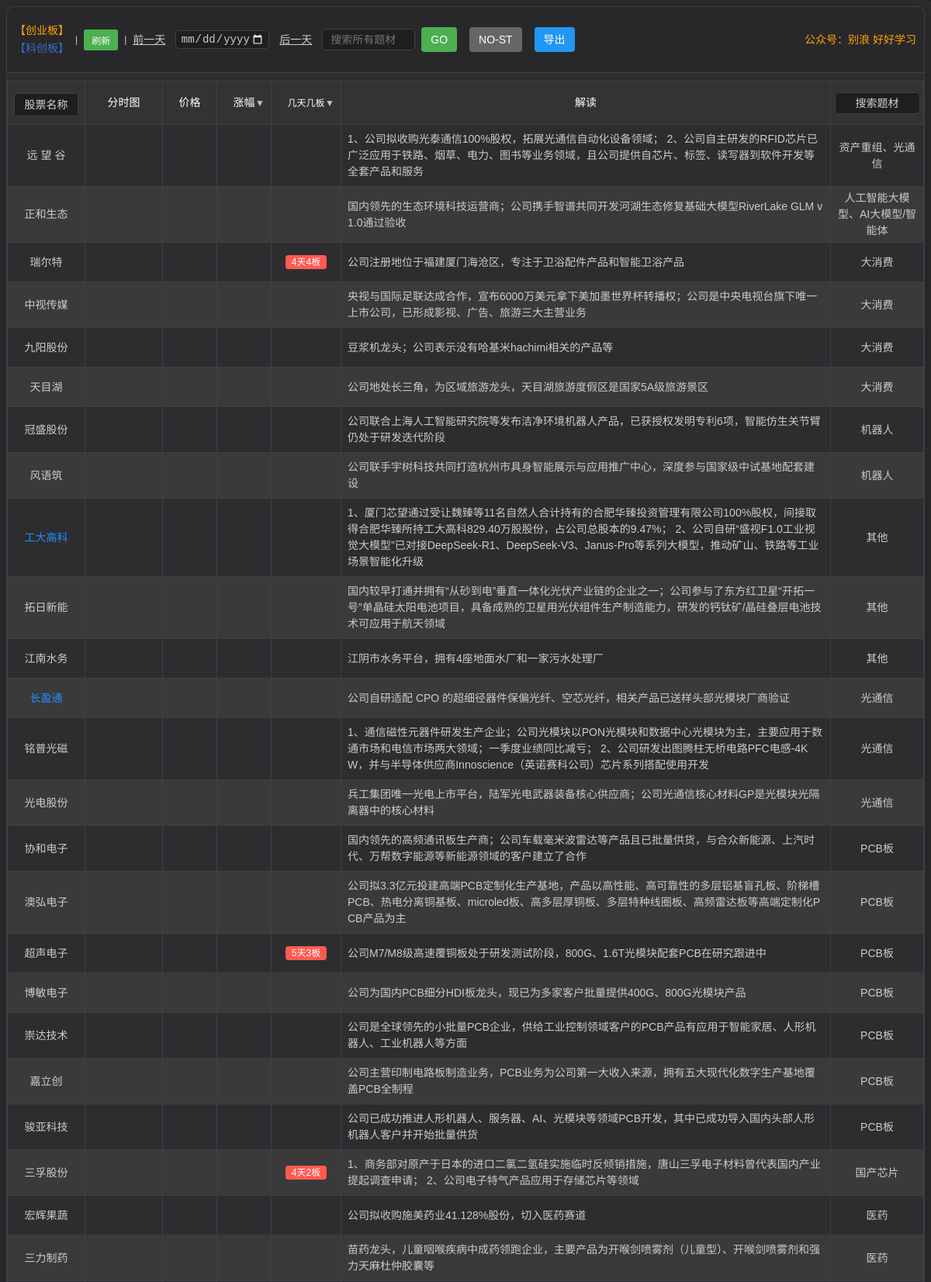
The page / (upper part) on the database its author committed.
### tables this page shows
CREATE TABLE stock_20260911 (
            id INTEGER PRIMARY KEY AUTOINCREMENT,
            code TEXT NOT NULL,
            name TEXT NOT NULL,
            description TEXT,
            plates TEXT,
            m_days_n_boards TEXT,
            date TEXT NOT NULL,
            price REAL DEFAULT 0,
            change_percentage REAL DEFAULT 0,
            amount REAL DEFAULT 0,
            value REAL DEFAULT 0
        );

### app.py (the view)
@app.route('/')
def index():
    latest_data = db.get_latest_day_data()
    message = session.pop('message', None)
    return render_template('index.html', stocks=latest_data, search_mode=False, message=message)

### templates/index.html (shortened to what this page needs)
<!DOCTYPE html>
<html lang="zh-CN">
<head>
    <link rel="stylesheet" href="/static/css/styles.css">
</head>
<body>
    <div class="container">
        <div class="table-container">
            <div class="header-container">
                <div class="date-selector">
                    <span class="market-label">
                        <span style="color: orange;">【创业板】</span> <span style="color: rgba(60, 127, 250, 0.781);">【科创板】</span>
                    </span>
                    <span style="color: var(--text-color);"> | </span>
                    <button onclick="location.reload()" class="refresh-button" title="刷新页面">
                    刷新
                </button>
                    <span style="color: var(--text-color);"> | </span>
                    <a href="javascript:void(0)" onclick="changeDate(-1)" style="color: var(--text-color); text-decoration: underline; font-size: 14px; margin-right: 5px; display: inline-block; line-height: 24px;">前一天</a>
                    <input type="date" id="dateFilter" placeholder="选择日期" onchange="filterByDate(this.value)" class="filter-input" style="margin: 0; padding: 2px 5px; display: inline-block; width: auto; max-width: 130px; vertical-align: middle;">
                    <a href="javascript:void(0)" onclick="changeDate(1)" style="color: var(--text-color); text-decoration: underline; font-size: 14px; margin-left: 5px; display: inline-block; line-height: 24px;">后一天</a>
                    <div class="plate-search-container-inline">
                        <input type="text" id="plateSearchInput" placeholder="搜索所有题材" class="plate-search-input-inline">
                        <button onclick="searchPlate()" class="plate-search-button-inline">GO</button>
                        <button id="noStButton" onclick="toggleNoStFilter()" class="no-st-button" type="button">NO-ST</button>
                        <button onclick="exportStockCodes()" class="export-button" type="button">导出</button>
                    </div>
                    <div style="margin-left: auto; color: orange !important; font-size: 14px;">
                        公众号：别浪 好好学习
                    </div>
                </div>
            </div>
            <table>
                <thead>
                    <tr>
                        <th width="120px">
                            <div class="search-wrapper">
                                <input
                                    type="text"
                                    id="searchInput"
                                    placeholder="股票名称"
                                    class="search-input"
                                    oninput="showSuggestions(this.value)"
                                >
                            </div>
                        </th>
                        <th>分时图</th>
                        <th>价格</th>
                        <th class="sortable" onclick="sortByChangePercentage()">涨幅</th>
                        <th class="sortable" onclick="sortByDaysBoards()">几天几板</th>
                        <th>解读</th>
                        <th class="plate-column" style="width: 120px !important; min-width: 120px !important; max-width: 120px !important; padding: 4px !important;">
                            <input type="text" id="plateFilter" placeholder="搜索题材" oninput="filterByPlate(this.value)" class="filter-input">
                        </th>
                    </tr>
                </thead>
                <tbody id="stockTableBody">
                    {% if stocks %}
                        {% for stock in stocks %}
                            <tr onclick="linkToTongDaXin('{{ stock.code_part }}')" style="cursor: pointer;">
                                <td class="stock-name-link{% if stock.code_part.startswith('688') %} blue-text{% elif stock.code_part.startswith('3') or stock.code_part.startswith('68') %} orange-text{% endif %}">{{ stock.name }}</td>
                                <td><div class="time-chart" data-code="{{ stock.code_part }}"></div></td>
                                <td class="price"></td>
                                <td class="change-percentage"></td>
                                <td>{% if stock.m_days_n_boards %}
                                    <span class="days-boards-tag">{{ stock.m_days_n_boards }}</span>
                                {% else %}{{ stock.m_days_n_boards }}{% endif %}</td>
                                <td>{{ stock.description }}</td>
                                <td class="plate-column">{{ stock.plates }}</td>
                            </tr>
                        {% endfor %}
                    {% else %}
                        <tr>
                            <td colspan="11" class="no-data">暂无股票数据，请点击"抓取股票数据"按钮获取数据</td>
                        </tr>
                    {% endif %}
                </tbody>
            </table>
        </div>
    </div>
</body>
</html>

### rows shown on the page
stock_20260911: name "远 望 谷", description "1、公司拟收购光泰通信100%股权，拓展光通信自动化设备领域； 2、公司自主研发的RFID芯片已广泛应用于铁路、烟草、电力、图书等业务领域，且公司提供自芯片、标签、读写器到软件开发等全套产品和服务", plates "资产重组、光通信"
stock_20260911: name "正和生态", description "国内领先的生态环境科技运营商；公司携手智谱共同开发河湖生态修复基础大模型RiverLake GLM v1.0通过验收", plates "人工智能大模型、AI大模型/智能体"
stock_20260911: name "瑞尔特", m_days_n_boards "4天4板", description "公司注册地位于福建厦门海沧区，专注于卫浴配件产品和智能卫浴产品", plates "大消费"
stock_20260911: name "中视传媒", description "央视与国际足联达成合作，宣布6000万美元拿下美加墨世界杯转播权；公司是中央电视台旗下唯一上市公司，已形成影视、广告、旅游三大主营业务", plates "大消费"
stock_20260911: name "九阳股份", description "豆浆机龙头；公司表示没有哈基米hachimi相关的产品等", plates "大消费"
stock_20260911: name "天目湖", description "公司地处长三角，为区域旅游龙头，天目湖旅游度假区是国家5A级旅游景区", plates "大消费"
stock_20260911: name "冠盛股份", description "公司联合上海人工智能研究院等发布洁净环境机器人产品，已获授权发明专利6项，智能仿生关节臂仍处于研发迭代阶段", plates "机器人"
stock_20260911: name "风语筑", description "公司联手宇树科技共同打造杭州市具身智能展示与应用推广中心，深度参与国家级中试基地配套建设", plates "机器人"
stock_20260911: name "工大高科", description "1、厦门芯望通过受让魏臻等11名自然人合计持有的合肥华臻投资管理有限公司100%股权，间接取得合肥华臻所持工大高科829.40万股股份，占公司总股本的9.47%； 2、公司自研“盛视F1.0工业视觉大模型”已对接DeepSeek-R1、DeepSeek-V3、Janus-Pro等系列大模型，推动矿山、铁路等工业场景智能化升级", plates "其他"
stock_20260911: name "拓日新能", description "国内较早打通并拥有“从砂到电”垂直一体化光伏产业链的企业之一；公司参与了东方红卫星“开拓一号”单晶硅太阳电池项目，具备成熟的卫星用光伏组件生产制造能力，研发的钙钛矿/晶硅叠层电池技术可应用于航天领域", plates "其他"
stock_20260911: name "江南水务", description "江阴市水务平台，拥有4座地面水厂和一家污水处理厂", plates "其他"
stock_20260911: name "长盈通", description "公司自研适配 CPO 的超细径器件保偏光纤、空芯光纤，相关产品已送样头部光模块厂商验证", plates "光通信"
stock_20260911: name "铭普光磁", description "1、通信磁性元器件研发生产企业；公司光模块以PON光模块和数据中心光模块为主，主要应用于数通市场和电信市场两大领域；一季度业绩同比减亏； 2、公司研发出图腾柱无桥电路PFC电感-4KW，并与半导体供应商Innoscience（英诺赛科公司）芯片系列搭配使用开发", plates "光通信"
stock_20260911: name "光电股份", description "兵工集团唯一光电上市平台，陆军光电武器装备核心供应商；公司光通信核心材料GP是光模块光隔离器中的核心材料", plates "光通信"
stock_20260911: name "协和电子", description "国内领先的高频通讯板生产商；公司车载毫米波雷达等产品且已批量供货，与合众新能源、上汽时代、万帮数字能源等新能源领域的客户建立了合作", plates "PCB板"
stock_20260911: name "澳弘电子", description "公司拟3.3亿元投建高端PCB定制化生产基地，产品以高性能、高可靠性的多层铝基盲孔板、阶梯槽PCB、热电分离铜基板、microled板、高多层厚铜板、多层特种线圈板、高频雷达板等高端定制化PCB产品为主", plates "PCB板"
stock_20260911: name "超声电子", m_days_n_boards "5天3板", description "公司M7/M8级高速覆铜板处于研发测试阶段，800G、1.6T光模块配套PCB在研究跟进中", plates "PCB板"
stock_20260911: name "博敏电子", description "公司为国内PCB细分HDI板龙头，现已为多家客户批量提供400G、800G光模块产品", plates "PCB板"
stock_20260911: name "崇达技术", description "公司是全球领先的小批量PCB企业，供给工业控制领域客户的PCB产品有应用于智能家居、人形机器人、工业机器人等方面", plates "PCB板"
stock_20260911: name "嘉立创", description "公司主营印制电路板制造业务，PCB业务为公司第一大收入来源，拥有五大现代化数字生产基地覆盖PCB全制程", plates "PCB板"
stock_20260911: name "骏亚科技", description "公司已成功推进人形机器人、服务器、AI、光模块等领域PCB开发，其中已成功导入国内头部人形机器人客户并开始批量供货", plates "PCB板"
stock_20260911: name "三孚股份", m_days_n_boards "4天2板", description "1、商务部对原产于日本的进口二氯二氢硅实施临时反倾销措施，唐山三孚电子材料曾代表国内产业提起调查申请； 2、公司电子特气产品应用于存储芯片等领域", plates "国产芯片"
stock_20260911: name "宏辉果蔬", description "公司拟收购施美药业41.128%股份，切入医药赛道", plates "医药"
stock_20260911: name "三力制药", description "苗药龙头，儿童咽喉疾病中成药领跑企业，主要产品为开喉剑喷雾剂（儿童型）、开喉剑喷雾剂和强力天麻杜仲胶囊等", plates "医药"
